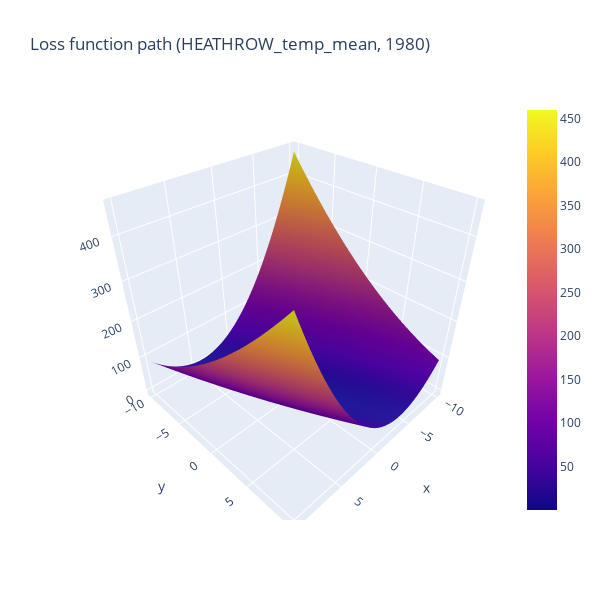

The notebook cell saved with this chart:
### Code cell
#This figure shows the loss function.
line_marker = dict(color='#101010', width=2)
fig = go.Figure()
fig.add_surface(x=theta1_vals, y=theta0_vals, z=J_vals)
fig.add_scatter3d(x=theta1_history, y=theta0_history, z=J_history, line=line_marker, name='')
fig.update_layout(title=f'Loss function path ({station}, {year})', width=600, height=600)
fig.show()
